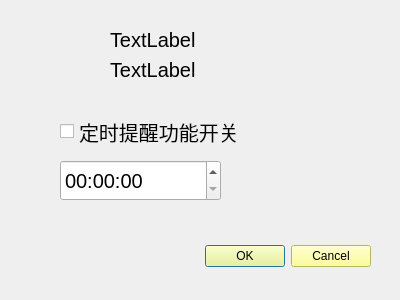
<?xml version="1.0" encoding="UTF-8"?>
<ui version="4.0">
 <class>SettingsDialog</class>
 <widget class="QDialog" name="SettingsDialog">
  <property name="geometry">
   <rect>
    <x>0</x>
    <y>0</y>
    <width>400</width>
    <height>300</height>
   </rect>
  </property>
  <property name="windowTitle">
   <string>Dialog</string>
  </property>
  <widget class="QDialogButtonBox" name="buttonBox">
   <property name="geometry">
    <rect>
     <x>30</x>
     <y>240</y>
     <width>341</width>
     <height>32</height>
    </rect>
   </property>
   <property name="styleSheet">
    <string notr="true">background-color: rgb(255, 255, 127);</string>
   </property>
   <property name="orientation">
    <enum>Qt::Horizontal</enum>
   </property>
   <property name="standardButtons">
    <set>QDialogButtonBox::Cancel|QDialogButtonBox::Ok</set>
   </property>
  </widget>
  <widget class="QTimeEdit" name="timeEdit">
   <property name="geometry">
    <rect>
     <x>60</x>
     <y>160</y>
     <width>161</width>
     <height>41</height>
    </rect>
   </property>
   <property name="font">
    <font>
     <pointsize>15</pointsize>
    </font>
   </property>
  </widget>
  <widget class="QCheckBox" name="reminderCheckBox">
   <property name="geometry">
    <rect>
     <x>60</x>
     <y>120</y>
     <width>251</width>
     <height>23</height>
    </rect>
   </property>
   <property name="font">
    <font>
     <pointsize>15</pointsize>
    </font>
   </property>
   <property name="text">
    <string>定时提醒功能开关</string>
   </property>
  </widget>
  <widget class="QLabel" name="totalWordsLabel">
   <property name="geometry">
    <rect>
     <x>110</x>
     <y>30</y>
     <width>181</width>
     <height>20</height>
    </rect>
   </property>
   <property name="font">
    <font>
     <pointsize>15</pointsize>
    </font>
   </property>
   <property name="text">
    <string>TextLabel</string>
   </property>
  </widget>
  <widget class="QLabel" name="rememberedWordsLabel">
   <property name="geometry">
    <rect>
     <x>110</x>
     <y>60</y>
     <width>181</width>
     <height>20</height>
    </rect>
   </property>
   <property name="font">
    <font>
     <pointsize>15</pointsize>
    </font>
   </property>
   <property name="text">
    <string>TextLabel</string>
   </property>
  </widget>
 </widget>
 <resources/>
 <connections>
  <connection>
   <sender>buttonBox</sender>
   <signal>accepted()</signal>
   <receiver>SettingsDialog</receiver>
   <slot>accept()</slot>
   <hints>
    <hint type="sourcelabel">
     <x>248</x>
     <y>254</y>
    </hint>
    <hint type="destinationlabel">
     <x>157</x>
     <y>274</y>
    </hint>
   </hints>
  </connection>
  <connection>
   <sender>buttonBox</sender>
   <signal>rejected()</signal>
   <receiver>SettingsDialog</receiver>
   <slot>reject()</slot>
   <hints>
    <hint type="sourcelabel">
     <x>316</x>
     <y>260</y>
    </hint>
    <hint type="destinationlabel">
     <x>286</x>
     <y>274</y>
    </hint>
   </hints>
  </connection>
 </connections>
</ui>
